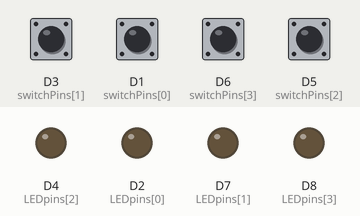
Bench run of a sketch on a simulated ESP8266 (NodeMCU). On the bench: output pins drawn as LEDs (lit = HIGH). The test bench sets the inputs (shaded band); at power-on: D1 (switchPins[0]), D3 (switchPins[1]), D5 (switchPins[2]), D6 (switchPins[3]) HIGH. WiFi joins after 1.5 s; servers stay silent unless stated; uploads are accepted with an empty reply; what the sketch prints to the serial monitor is not drawn.

Above: at 3.1 s.
3.2 s: D3 (switchPins[1]) pulled LOW for 0.15 s
At 4.4 s:
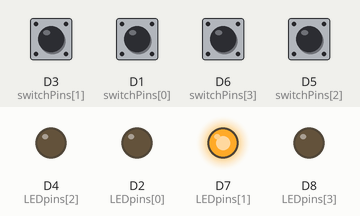
4.8 s: D1 (switchPins[0]) pulled LOW for 0.15 s
At 5.8 s:
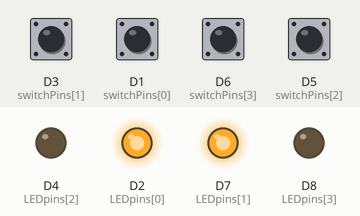
6.4 s: D6 (switchPins[3]) pulled LOW for 0.15 s
At 7.0 s:
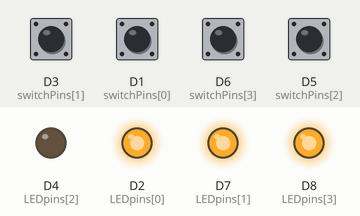
8.0 s: D5 (switchPins[2]) pulled LOW for 0.15 s
At 8.3 s:
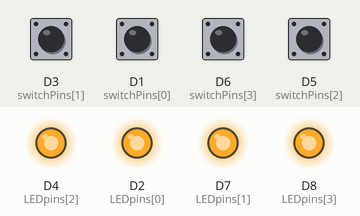
9.6 s: D3 (switchPins[1]) pulled LOW for 1 s
At 10.7 s:
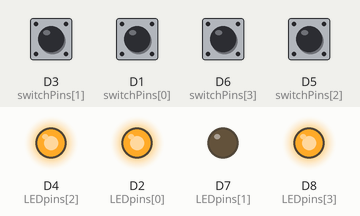
12.1 s: D1 (switchPins[0]) pulled LOW for 1 s
Timing chart, 0 to 31.8 s (numbered marks = the images above; inputs shaded):
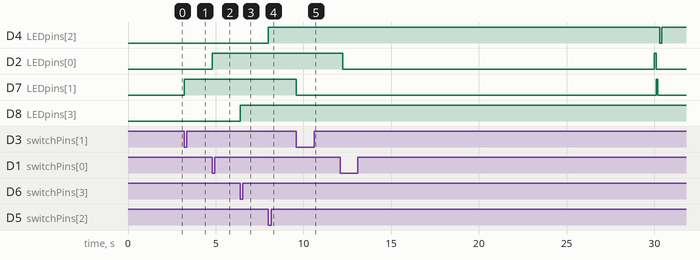

Measured:
- after the input at 3.2 s, D7 (LEDpins[1]): LOW → HIGH at once
- after the input at 4.8 s, D2 (LEDpins[0]): LOW → HIGH at once
- after the input at 6.4 s, D8 (LEDpins[3]): LOW → HIGH at once
- after the input at 8.0 s, D4 (LEDpins[2]): LOW → HIGH at once
- after the input at 9.6 s, D7 (LEDpins[1]): HIGH → LOW at once

The sketch:

ReminderV2.ino
```cpp
// (licence header left out)
#include <ESP8266WiFi.h>
#include "HTTPSRedirect.h"
// #include <credentials.h>

/*
  The credentials.h file at least has to contain:
  char mySSID[]="your SSID";
  char myPASSWORD[]="your Password";
  const char *GScriptIdRead = "............"; //replace with you gscript id for reading the calendar
  const char *GScriptIdWrite = "..........."; //replace with you gscript id for writing the calendar
  It has to be placed in the libraries folder
  If you do not want a credentials file. delete the line: #include <credentials.h>
*/


//Connection Settings
const char* host = "script.google.com";
const char* googleRedirHost = "script.googleusercontent.com";
const int httpsPort = 443;

unsigned long entryCalender, entryPrintStatus, entryInterrupt, heartBeatEntry, heartBeatLedEntry;
String url;


#define UPDATETIME 10000

#ifdef CREDENTIALS
const char*  ssid = mySSID;
const char* password = myPASSWORD;
const char *GScriptIdRead = GoogleScriptIdRead;
const char *GScriptIdWrite = GoogleScriptIdWrite;
#else
//Network credentials
const char*  ssid = "............";
const char* password = "............"; //replace with your password
//Google Script ID
const char *GScriptIdRead = "............"; //replace with you gscript id for reading the calendar
const char *GScriptIdWrite = "..........."; //replace with you gscript id for writing the calendar
#endif

#define NBR_EVENTS 4


String  possibleEvents[NBR_EVENTS] = {"Laundry", "Meal",  "Telephone", "Shop"};
byte  LEDpins[NBR_EVENTS]    = {D2, D7, D4, D8};  // connect LEDs to these pins or change pin number here
byte  switchPins[NBR_EVENTS] = {D1, D3, D5, D6};  // connect switches to these pins or change pin number here
bool switchPressed[NBR_EVENTS];
boolean beat = false;
int beatLED = 0;

enum taskStatus {
  none,
  due,
  done
};

taskStatus taskStatus[NBR_EVENTS];
HTTPSRedirect* client = nullptr;

String calendarData = "";
bool calenderUpToDate;

//Connect to wifi
void connectToWifi() {
  Serial.println();
  Serial.print("Connecting to wifi: ");
  Serial.println(ssid);

  WiFi.begin(ssid, password);
  while (WiFi.status() != WL_CONNECTED) {
    delay(500);
    Serial.print(".");
  }
  Serial.println("");
  Serial.print("WiFi connected ");
  Serial.print("IP address: ");
  Serial.println(WiFi.localIP());

  // Use HTTPSRedirect class to create a new TLS connection
  client = new HTTPSRedirect(httpsPort);
  client->setInsecure();
  client->setPrintResponseBody(true);
  client->setContentTypeHeader("application/json");

  Serial.print("Connecting to ");
  Serial.println(host);

  // Try to connect for a maximum of 5 times
  bool flag = false;
  for (int i = 0; i < 5; i++) {
    int retval = client->connect(host, httpsPort);
    if (retval == 1) {
      flag = true;
      break;
    }
    else
      Serial.println("Connection failed. Retrying...");
  }

  if (!flag) {
    Serial.print("Could not connect to server: ");
    Serial.println(host);
    Serial.println("Exiting...");
    ESP.reset();
  }
  Serial.println("Connected to Google");
}

void printStatus() {
  for (int i = 0; i < NBR_EVENTS; i++) {
    Serial.print("Task ");
    Serial.print(i);
    Serial.print(" Status ");
    Serial.println(taskStatus[i]);
  }
  Serial.println("----------");
}

void getCalendar() {
  //  Serial.println("Start Request");
  // HTTPSRedirect client(httpsPort);
  unsigned long getCalenderEntry = millis();

  // Try to connect for a maximum of 5 times
  bool flag = false;
  for (int i = 0; i < 5; i++) {
    int retval = client->connect(host, httpsPort);
    if (retval == 1) {
      flag = true;
      break;
    }
    else
      Serial.println("Connection failed. Retrying...");
  }
  if (!flag) {
    Serial.print("Could not connect to server: ");
    Serial.println(host);
    Serial.println("Exiting...");
    ESP.reset();
  }
  //Fetch Google Calendar events
  String url = String("/macros/s/") + GScriptIdRead + "/exec";
  client->GET(url, host);
  calendarData = client->getResponseBody();
  Serial.print("Calendar Data---> ");
  Serial.println(calendarData);
  calenderUpToDate = true;
  yield();
}

void createEvent(String title) {
  // Serial.println("Start Write Request");

  // Try to connect for a maximum of 5 times
  bool flag = false;
  for (int i = 0; i < 5; i++) {
    int retval = client->connect(host, httpsPort);
    if (retval == 1) {
      flag = true;
      break;
    }
    else
      Serial.println("Connection failed. Retrying...");
  }
  if (!flag) {
    Serial.print("Could not connect to server: ");
    Serial.println(host);
    Serial.println("Exiting...");
    ESP.reset();
  }
  // Create event on Google Calendar
  String url = String("/macros/s/") + GScriptIdWrite + "/exec" + "?title=" + title;
  client->GET(url, host);
  //  Serial.println(url);
  Serial.println("Write Event created ");
  calenderUpToDate = false;
}

void manageStatus() {
  for (int i = 0; i < NBR_EVENTS; i++) {
    switch (taskStatus[i]) {
      case none:
        if (switchPressed[i]) {
          digitalWrite(LEDpins[i], HIGH);
          while (!calenderUpToDate) getCalendar();
          if (!eventHere(i)) createEvent(possibleEvents[i]);
          Serial.print(i);
          Serial.println(" 0 -->1");
          //getCalendar();
          taskStatus[i] = due;
        } else {
          if (eventHere(i)) {
            digitalWrite(LEDpins[i], HIGH);
            Serial.print(i);
            Serial.println(" 0 -->1");
            taskStatus[i] = due;
          }
        }
        break;
      case due:
        if (switchPressed[i]) {
          digitalWrite(LEDpins[i], LOW);
          Serial.print(i);
          Serial.println(" 1 -->2");
          taskStatus[i] = done;
        }
        break;
      case done:
        if (calenderUpToDate && !eventHere(i)) {
          digitalWrite(LEDpins[i], LOW);
          Serial.print(i);
          Serial.println(" 2 -->0");
          taskStatus[i] = none;
        }
        break;
      default:
        break;
    }
    switchPressed[i] = false;
  }
  yield();
}

bool eventHere(int task) {
  if (calendarData.indexOf(possibleEvents[task], 0) >= 0 ) {
    //    Serial.print("Task found ");
    //    Serial.println(task);
    return true;
  } else {
    //   Serial.print("Task not found ");
    //   Serial.println(task);
    return false;
  }
}

ICACHE_RAM_ATTR void handleInterrupt() {
  if (millis() > entryInterrupt + 100) {
    entryInterrupt = millis();
    for (int i = 0; i < NBR_EVENTS; i++) {
      if (digitalRead(switchPins[i]) == LOW) {
        switchPressed[i] = true;
      }
    }
  }
}

void setup() {
  Serial.begin(115200);
  Serial.println("Reminder_V2");
  for (int i = 0; i < NBR_EVENTS; i++) {
    pinMode(LEDpins[i], OUTPUT);
    taskStatus[i] = none;  // Reset all LEDs
    pinMode(switchPins[i], INPUT_PULLUP);
    switchPressed[i] = false;
    attachInterrupt(digitalPinToInterrupt(switchPins[i]), handleInterrupt, FALLING);
  }
  connectToWifi();
  getCalendar();
  entryCalender = millis();
}


void loop() {
  if (millis() > entryCalender + UPDATETIME) {
    getCalendar();
    entryCalender = millis();
  }
  manageStatus();
  if (millis() > entryPrintStatus + 5000) {
    printStatus();
    entryPrintStatus = millis();
  }
  if (millis() > heartBeatEntry + 30000) {
    beat = true;
    heartBeatEntry = millis();
  }
  heartBeat();
}

void heartBeat() {
  if (beat) {
    if ( millis() > heartBeatLedEntry + 100) {
      heartBeatLedEntry = millis();
      if (beatLED < NBR_EVENTS) {

        if (beatLED > 0) digitalWrite(LEDpins[beatLED - 1], LOW);
        digitalWrite(LEDpins[beatLED], HIGH);
        beatLED++;
      }
      else {
        for (int i = 0; i < NBR_EVENTS; i++) {
          if (taskStatus[i] == due) digitalWrite(LEDpins[i], HIGH);
          else digitalWrite(LEDpins[i], LOW);
        }
        beatLED = 0;
        beat = false;
      }
    }
  }
}
```

DebugMacros.h
```cpp
// Variadic macros used to print information in de-bugging mode
// from LarryD, Arduino forum

#pragma once
// un-comment this line to print the debugging statements
//#define DEBUG

#ifdef DEBUG
  #define DPRINT(...)    Serial.print(__VA_ARGS__)
  #define DPRINTLN(...)  Serial.println(__VA_ARGS__)
#else
  // define blank line
  #define DPRINT(...)
  #define DPRINTLN(...)
#endif
```

HTTPSRedirect.h
```cpp
// (licence header left out)
#pragma once
#include <WiFiClientSecure.h>

// Un-comment for extra functionality
//#define EXTRA_FNS
#define OPTIMIZE_SPEED

class HTTPSRedirect : public WiFiClientSecure {
  private:
    const int _httpsPort;
    bool _keepAlive;
    String _redirUrl;
    String _redirHost;
    unsigned int _maxRedirects;  // to-do
    const char* _contentTypeHeader;

    struct headerFields{
      String transferEncoding;
      unsigned int contentLength;
      #ifdef EXTRA_FNS
      String contentType;
      #endif
    };

    headerFields _hF;

    String _Request;

    struct Response{
      int statusCode;
      String reasonPhrase;
      bool redirected;
      String body;
    };

    Response _myResponse;
    bool _printResponseBody;

    void Init(void);
    bool printRedir(void);
    void fetchHeader(void);
    bool getLocationURL(void);
    void fetchBodyUnChunked(unsigned);
    void fetchBodyChunked(void);
    unsigned int getResponseStatus(void);
    void InitResponse(void);
    void createGetRequest(const String&, const char*);
    void createPostRequest(const String&, const char*, const String&);

#ifdef EXTRA_FNS
    void fetchBodyRaw(void);
    void printHeaderFields(void);
#endif

  public:

    HTTPSRedirect(void);
    HTTPSRedirect(const int);
    ~HTTPSRedirect();

    bool GET(const String&, const char*);
    bool GET(const String&, const char*, const bool&);
    bool POST(const String&, const char*, const String&);
    bool POST(const String&, const char*, const String&, const bool&);

    int getStatusCode(void);
    String getReasonPhrase(void);
    String getResponseBody(void);

    void setPrintResponseBody(bool);
    void setMaxRedirects(const unsigned int);

    void setContentTypeHeader(const char *);
#ifdef OPTIMIZE_SPEED
    bool reConnectFinalEndpoint(void);
#endif

};
```

Source omitted: HTTPSRedirect.cpp (12359 bytes)
